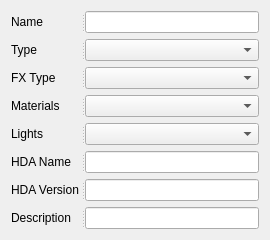
<?xml version="1.0" encoding="UTF-8"?>
<ui version="4.0">
 <class>Form</class>
 <widget class="QWidget" name="Form">
  <property name="geometry">
   <rect>
    <x>0</x>
    <y>0</y>
    <width>270</width>
    <height>220</height>
   </rect>
  </property>
  <property name="windowTitle">
   <string>Form</string>
  </property>
  <layout class="QVBoxLayout" name="verticalLayout">
   <item>
    <widget class="QSplitter" name="splitter_4">
     <property name="orientation">
      <enum>Qt::Horizontal</enum>
     </property>
     <widget class="QLabel" name="label">
      <property name="minimumSize">
       <size>
        <width>70</width>
        <height>0</height>
       </size>
      </property>
      <property name="maximumSize">
       <size>
        <width>70</width>
        <height>16777215</height>
       </size>
      </property>
      <property name="text">
       <string>Name </string>
      </property>
     </widget>
     <widget class="QLineEdit" name="lin_assetName"/>
    </widget>
   </item>
   <item>
    <widget class="QSplitter" name="splitter_6">
     <property name="orientation">
      <enum>Qt::Horizontal</enum>
     </property>
     <widget class="QLabel" name="label_3">
      <property name="minimumSize">
       <size>
        <width>70</width>
        <height>0</height>
       </size>
      </property>
      <property name="maximumSize">
       <size>
        <width>70</width>
        <height>16777215</height>
       </size>
      </property>
      <property name="text">
       <string>Type</string>
      </property>
     </widget>
     <widget class="QComboBox" name="com_assetType"/>
    </widget>
   </item>
   <item>
    <widget class="QSplitter" name="splitter_11">
     <property name="orientation">
      <enum>Qt::Horizontal</enum>
     </property>
     <widget class="QLabel" name="label_8">
      <property name="minimumSize">
       <size>
        <width>70</width>
        <height>0</height>
       </size>
      </property>
      <property name="maximumSize">
       <size>
        <width>70</width>
        <height>16777215</height>
       </size>
      </property>
      <property name="text">
       <string>FX Type</string>
      </property>
     </widget>
     <widget class="QComboBox" name="com_fxType"/>
    </widget>
   </item>
   <item>
    <widget class="QSplitter" name="splitter_9">
     <property name="orientation">
      <enum>Qt::Horizontal</enum>
     </property>
     <widget class="QLabel" name="label_6">
      <property name="minimumSize">
       <size>
        <width>70</width>
        <height>0</height>
       </size>
      </property>
      <property name="maximumSize">
       <size>
        <width>70</width>
        <height>16777215</height>
       </size>
      </property>
      <property name="text">
       <string>Materials</string>
      </property>
     </widget>
     <widget class="QComboBox" name="com_assetMat"/>
    </widget>
   </item>
   <item>
    <widget class="QSplitter" name="splitter_10">
     <property name="orientation">
      <enum>Qt::Horizontal</enum>
     </property>
     <widget class="QLabel" name="label_7">
      <property name="minimumSize">
       <size>
        <width>70</width>
        <height>0</height>
       </size>
      </property>
      <property name="maximumSize">
       <size>
        <width>70</width>
        <height>16777215</height>
       </size>
      </property>
      <property name="text">
       <string>Lights</string>
      </property>
     </widget>
     <widget class="QComboBox" name="com_assetLit"/>
    </widget>
   </item>
   <item>
    <widget class="QSplitter" name="splitter_7">
     <property name="orientation">
      <enum>Qt::Horizontal</enum>
     </property>
     <widget class="QLabel" name="label_4">
      <property name="minimumSize">
       <size>
        <width>70</width>
        <height>0</height>
       </size>
      </property>
      <property name="maximumSize">
       <size>
        <width>70</width>
        <height>16777215</height>
       </size>
      </property>
      <property name="text">
       <string>HDA Name</string>
      </property>
     </widget>
     <widget class="QLineEdit" name="lin_assetHDA"/>
    </widget>
   </item>
   <item>
    <widget class="QSplitter" name="splitter_8">
     <property name="orientation">
      <enum>Qt::Horizontal</enum>
     </property>
     <widget class="QLabel" name="label_5">
      <property name="minimumSize">
       <size>
        <width>70</width>
        <height>0</height>
       </size>
      </property>
      <property name="maximumSize">
       <size>
        <width>70</width>
        <height>16777215</height>
       </size>
      </property>
      <property name="text">
       <string>HDA Version</string>
      </property>
     </widget>
     <widget class="QLineEdit" name="lin_assetHDAVersion"/>
    </widget>
   </item>
   <item>
    <widget class="QSplitter" name="splitter">
     <property name="orientation">
      <enum>Qt::Horizontal</enum>
     </property>
     <widget class="QLabel" name="label_2">
      <property name="minimumSize">
       <size>
        <width>70</width>
        <height>0</height>
       </size>
      </property>
      <property name="maximumSize">
       <size>
        <width>70</width>
        <height>16777215</height>
       </size>
      </property>
      <property name="text">
       <string>Description</string>
      </property>
     </widget>
     <widget class="QLineEdit" name="lin_description"/>
    </widget>
   </item>
  </layout>
 </widget>
 <resources/>
 <connections/>
</ui>
